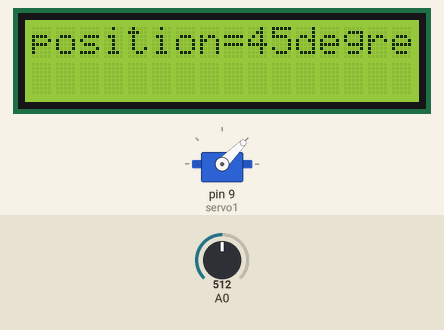
The sketch below on a simulated Arduino Uno, built with avr-gcc and run on an emulated ATmega328P. Parts: servo, 16×2 character LCD. The test bench sets the inputs (shaded band); at power-on: A0 = 512.

Above: at 3.2 s.
3.3 s: A0 set to 122
At 3.9 s:
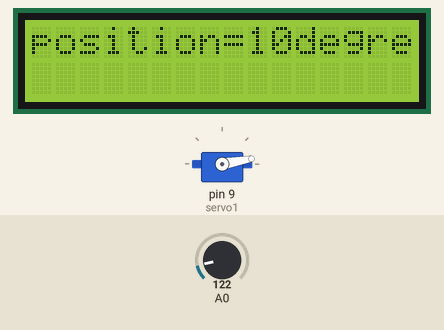
4.8 s: A0 set to 100
At 5.2 s:
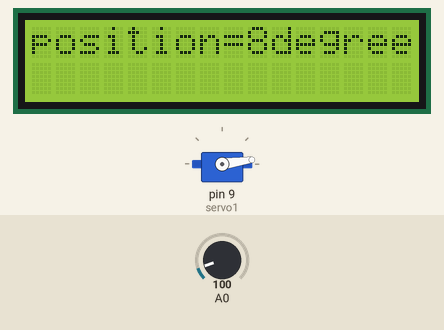
6.3 s: A0 set to 306
At 7.3 s:
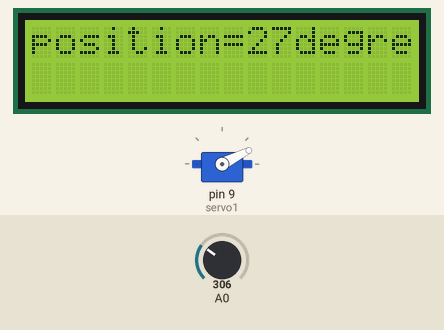
7.8 s: A0 set to 716
At 8.6 s:
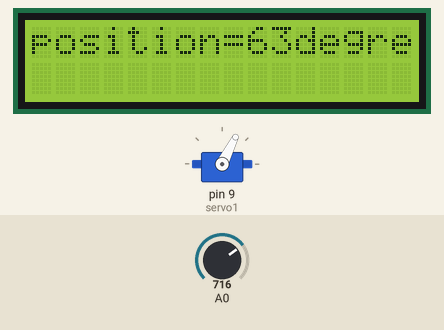
9.3 s: A0 set to 900
At 9.9 s:
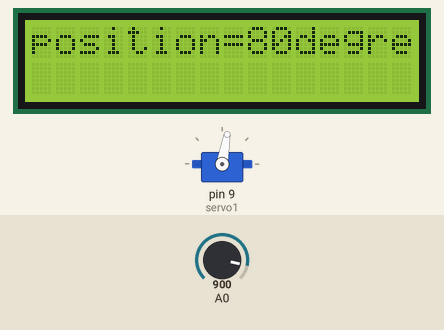
Timing chart, 0 to 11.8 s (numbered marks = the images above; inputs shaded):
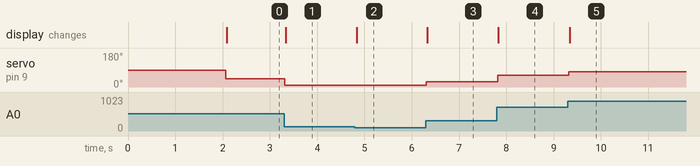

The sketch:

Servo_Pot_Controlaa.ino
```cpp
#include <Servo.h>
#include <LiquidCrystal.h>

Servo servo1;
LiquidCrystal lcd(12, 11, 5, 4, 3, 2);
int potin;

void setup()
{
  servo1.attach(9);
  lcd.begin(16, 2);
  lcd.print("position=");
  delay(2000);
}

void loop()
{
  potin = analogRead(A0);
  potin = map(potin, 0, 1023, 0, 91);
  servo1.write(potin);
  delay(20);
  lcd.setCursor(9, 0);
  lcd.print(potin);
  lcd.print("degree");
}
```

Measured:
- the behaviour switches between 113 and 112 on A0 (found by bisection; images 1 and 2)
- after the input at 3.3 s, servo on pin 9 (servo1): 45° → 10° at once; the display: changes at once (image 1)
- after the input at 4.8 s, servo on pin 9 (servo1): 10° → 8° at once; the display: changes at once (image 2)
- after the input at 6.3 s, servo on pin 9 (servo1): 8° → 27° at once; the display: changes at once (image 3)
- after the input at 7.8 s, servo on pin 9 (servo1): 27° → 63° at once; the display: changes at once (image 4)
- after the input at 9.3 s, servo on pin 9 (servo1): 63° → 80° at once; the display: changes at once (image 5)
